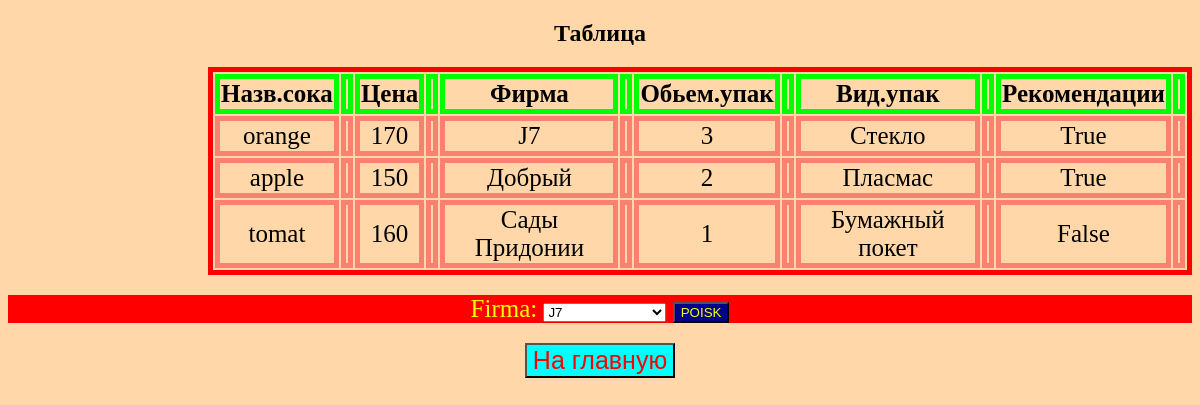
The page /table/1/ on the database its author committed.
### svyzimod/models.py (models this page shows, shortened)
class Product(models.Model):
    name = models.CharField(max_length=20)
    price = models.IntegerField()
    obym_upakov = models.IntegerField(null=True)
    vid_upakov = models.CharField(max_length=20)
    recomen = models.BooleanField()
    firma = models.ForeignKey(Company, on_delete=models.CASCADE)

class Company(models.Model):
    title = models.CharField(max_length=30)

### svyzimod/views.py (the view)
# urls.py: path('table/1/', views.table1, name='sv1'),
def table1(req):
    baza = Product.objects.all()
    anketa = FormaSok()
    bd = []
    if req.POST:
        a = req.POST['firma']
        baza = Product.objects.filter(firma_id=a)
    for i in baza:
        bd.append([i.name,i.price,i.firma.title,i.obym_upakov,i.vid_upakov,i.recomen])
    print(bd)
    title = ['Назв.сока','','Цена','','Фирма','','Обьем.упак','','Вид.упак','','Рекомендации','']
    data = {'table':bd,'title':title,'forma':anketa}
    return render(req,'tablisa.html',context=data)
    pass

### svyzimod/forms.py
class FormaSok(forms.Form):
    all = Company.objects.all()
    mas = []
    for a in all:
        mas.append((a.id,a.title))
    print(mas)
    firma = forms.ChoiceField(choices=tuple(mas))

### templates/tablisa.html (shortened to what this page needs)
<!DOCTYPE html>
{% load static %}
<html lang="en">
<head>
    <link rel="stylesheet" href="{% static 'css/style.css' %}">
</head>
<body>
            <h2>Таблица</h2>
    <table>
        <tr>
            {% for t in title %}
               <th>{{ t }}</th>
            {% endfor %}
        </tr>
        {% for t in table %}
        <tr>
             {% for one in t %}
             <td>{{ one }}</td>
             <td></td>
             {% endfor %}
        </tr>
        {% endfor %}
    </table>
           <form action="" method="post">
               {{ forma }}
               <input type="submit" value="POISK">
           </form>
<a class="nazad" href="{% url 'home' %}"><button>На главную</button></a>
           <br>
</body>
</html>

### svyzimod/static/css/style.css (style rules this page uses)
a { display:block; }
table { text-align: center; border: solid 5px red; margin-left: 200px; font-size: 25px; }
tr { border: solid 5px lime; }
td { border: solid 5px salmon; }
th { border: solid 5px lime; }
input { background-color: darkblue; color: yellow; }
body { background-color: rgba(255, 140, 0, 0.34); text-align: center; }
form { margin-top: 20px; font-size: 25px; text-decoration: none; background-color: red; color: yellow; }
button { text-decoration: none; font-size: 25px; color: red; font-family: Arial; margin-top: 20px; background-color: cyan; }

### rows shown on the page
Product: t "orange" "Стекло"
Company: t "J7"
Product: t "apple" "Пласмас"
Company: t "Добрый"
Product: t "tomat" "Бумажный покет"
Company: t "Сады Придонии"

### other values the page prints
{{ t }} "Назв.сока" "Цена" "Фирма" "Обьем.упак" "Вид.упак" "Рекомендации"
{{ one }} "170" "3" "True" "150" "2" "True" "160" "1" "False"
